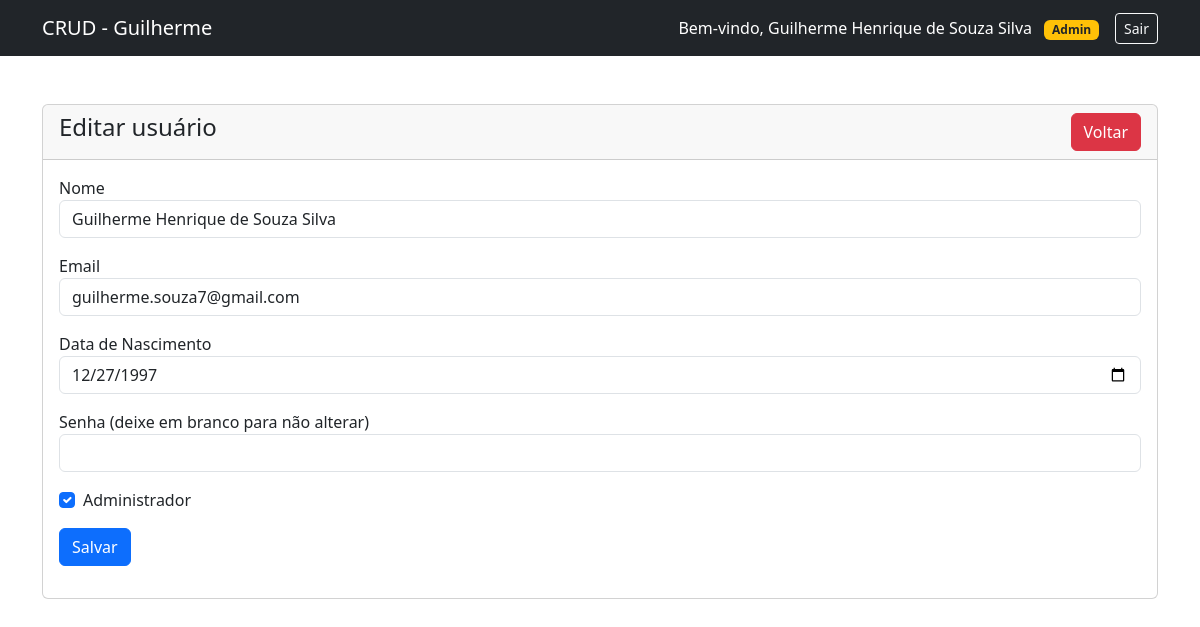
Screenshot of /usuario-edit.php?id=9 (signed in) with the database file from the repository.
### tables this page shows
CREATE TABLE IF NOT EXISTS `usuarios` (
  `id` int(11) NOT NULL AUTO_INCREMENT,
  `nome` varchar(100) NOT NULL,
  `email` varchar(100) NOT NULL,
  `data_nascimento` date NOT NULL,
  `senha` varchar(255) NOT NULL,
  `is_admin` tinyint(1) NOT NULL DEFAULT 0,
  PRIMARY KEY (`id`)
);

### usuario-edit.php (the view, shortened to what this page needs)
<?php
require 'conexao.php';
?>
<!doctype html>
<html lang="pt-BR">
  <head>
    <link href="https://cdn.jsdelivr.net/npm/bootstrap@5.3.3/dist/css/bootstrap.min.css" rel="stylesheet">
  </head>
  <body>
    <?php include('navbar.php'); ?>
    <div class="container mt-5">
      <div class="row">
        <div class="col-md-12">
          <div class="card">
            <div class="card-header">
              <h4>Editar usuário
                <a href="index.php" class="btn btn-danger float-end">Voltar</a>
              </h4>
            </div>
            <div class="card-body">
              <?php
              if (isset($_GET['id'])) {
                $usuario_id = mysqli_real_escape_string($conexao, $_GET['id']);
                $sql = "SELECT * FROM usuarios WHERE id='$usuario_id'";
                $query = mysqli_query($conexao, $sql);
                if (mysqli_num_rows($query) > 0) {
                  $usuario = mysqli_fetch_array($query);
              ?>
              <form action="acoes.php" method="POST">
                <div class="mb-3">
                  <label>Nome</label>
                  <input type="text" name="nome" value="<?=$usuario['nome']?>" class="form-control">
                </div>
                <div class="mb-3">
                  <label>Email</label>
                  <input type="text" name="email" value="<?=$usuario['email']?>" class="form-control">
                </div>
                <div class="mb-3">
                  <label>Data de Nascimento</label>
                  <input type="date" name="data_nascimento" value="<?=$usuario['data_nascimento']?>" class="form-control">
                </div>
                <div class="mb-3">
                  <label>Senha (deixe em branco para não alterar)</label>
                  <input type="password" name="senha" class="form-control">
                </div>
                <div class="form-check mb-3">
                  <input class="form-check-input" type="checkbox" name="is_admin" id="is_admin" value="1" <?= $usuario['is_admin'] ? 'checked' : '' ?>>
                  <label class="form-check-label" for="is_admin">Administrador</label>
                </div>
                <div class="mb-3">
                  <button type="submit" name="update_usuario" class="btn btn-primary">Salvar</button>
                </div>
              </form>
              <?php
              } else {
                echo "<h5>Usuário não encontrado</h5>";
              }
            }
            ?>
            </div>
          </div>
        </div>
      </div>
    </div>
  </body>
</html>

### rows the page displays
usuarios: nome "Guilherme Henrique de Souza Silva", email "guilherme.souza7@gmail.com", data_nascimento "12/27/1997", is_admin "☑"

### other values shown
$_SESSION['usuario_nome'] "Guilherme Henrique de Souza Silva"
